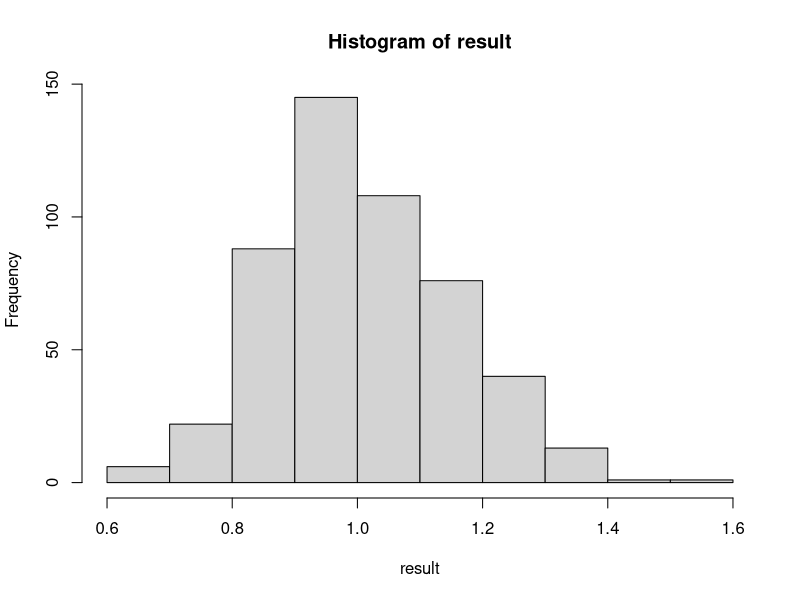
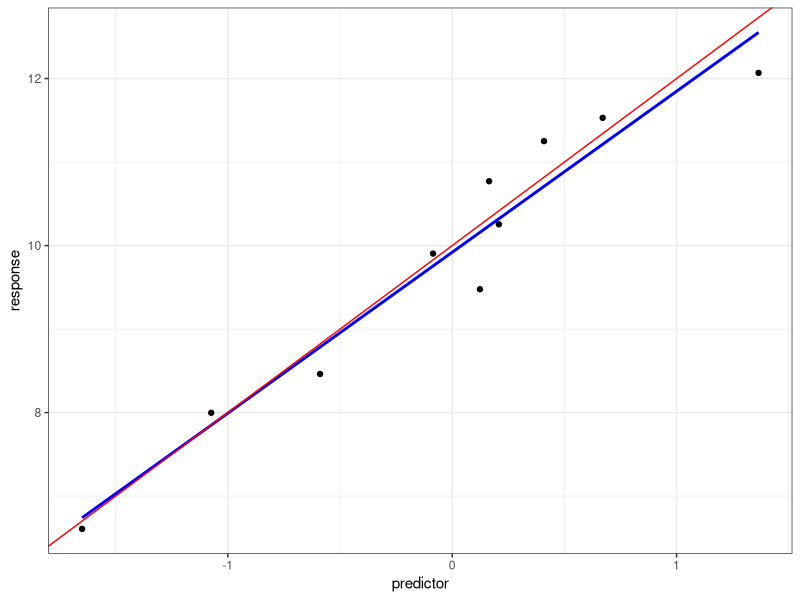
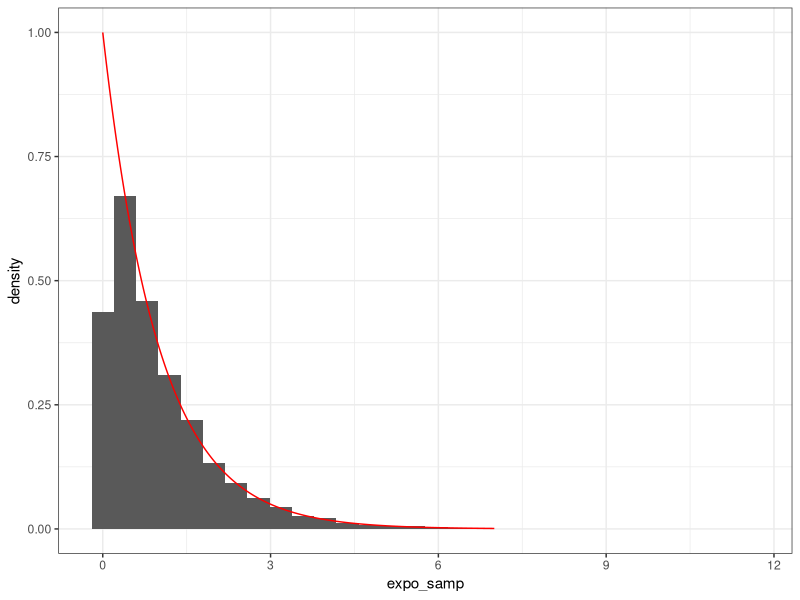
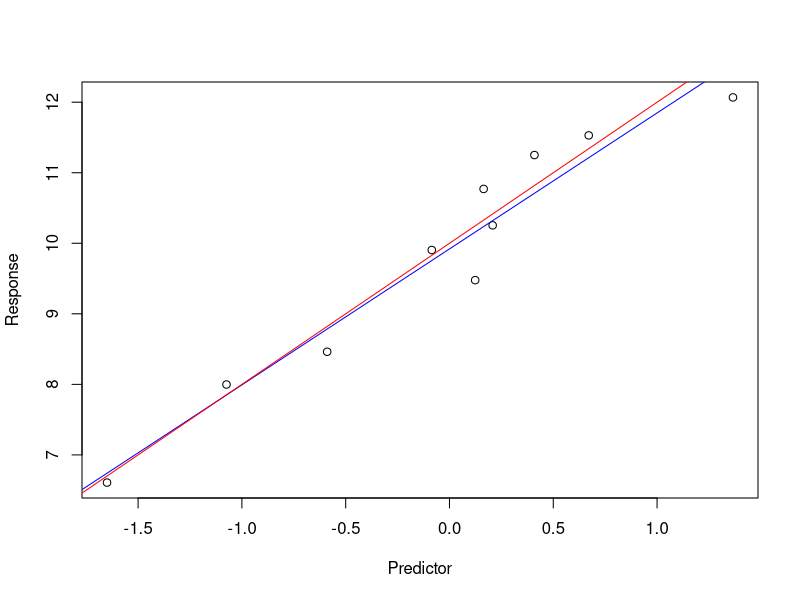
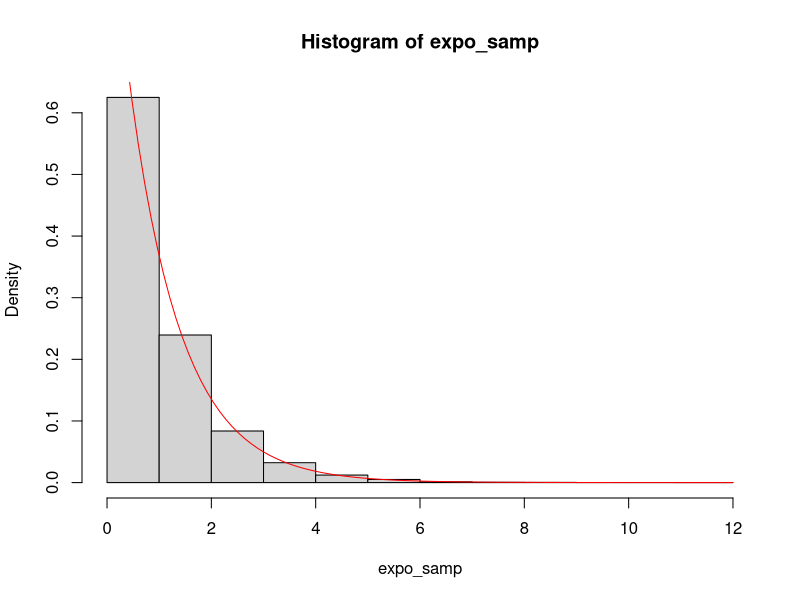

Recreate these plots in R, in order. (Note: this script raises an error after producing the figures.)
## ---- chunk 1
knitr::opts_chunk$set(echo = TRUE)
## ---- chunk 2
# Demonstration of arithmetic
# This equals 111
11 + 4 * 5 ^ 2
# Modulo (remainder) in R
139560 %% 2021
## ---- chunk 3
# Create a numeric variable approximately equal to sqrt(2)
x <- 1.41421
x = 1.41421 # discouraged, but possible
# This is equivalent to 1.41421 -> x
class(x)
## ---- chunk 4
x <- c("hydrogen", 1, 1.01, "gas")
x[1]

# Notice that 1, 1.001, and x are coerced to "character"
class(x)
class(x[2])

# Modify components
x[3] <- 1.008
x

# Delete components
x <- x[-4]
x

# Insert components
x <- c(x, "helium")

# Insert components in the middle
x <- c(x[1:2], "third", x[3:5])
x
## ---- chunk 5
names(x) <- c("name", "number", "mass")
x["number"]
## ---- chunk 6
# Arithmetic of vectors of the same length
c(50, 51, 61) + c(110, 111, 139)

# Arithmetic with vectors of differing lengths
# Shortest vector is recycled (warning if not whole multiple)
c(121, 124) + c(110, 111, 139)
c(121, 124) + c(104, 110, 111, 139)

# Arithmetic with constants
2 * c(110, 111, 139)
c(1, 2, 3) * c(110, 111, 139)
100 + c(10, 11, 39)
## ---- chunk 7
c(110, 51, 61) == c(110, 111, 139)
## ---- chunk 8
# Instead of using names(), you can create lists with components already named
# The same applies for vectors
x <- list(
  name = "hydrogen", 
  number = 1, 
  mass = 1.008
)

x[[1]]
x[["number"]]
# Here, 1 is not coerced to a character
class(x[["number"]])
## ---- chunk 9
set.seed(111)
x <- rnorm(11234)
1/(length(x) - 1) * sum((x - mean(x))^2)
var(x)
cat(
  "Our function:", 1/(length(x) - 1) * sum((x - mean(x))^2), "\n", 
  "Built-in var():", var(x)
)
## ---- chunk 10
# What are the outputs for each of these?
dnorm(0)
pnorm(0)
qnorm(0)
rnorm(10)
## ---- chunk 11
x <- lapply(
  c(10 * c(1:10), 1000, 10000, 100000), 
  rexp, 
  rate = 1
)

y <- lapply(x, mean)
## ---- chunk 12
X <- matrix(c(1, 1, 0, 1, 1, 1, 1, 3, 9), nrow = 3, byrow = T)
X
## ---- chunk 13
# Get a row of the matrix
X[1, ]

# Get a column of the matrix
X[, 1]

# Get the dimensions of X (row, col)
dim(X)

# Create the transpose of X
Xt <- t(X)

# Matrix multiplication
XtX <- Xt %*% X

# Find the inverse of a matrix
XtX_inverse <- solve(XtX)

# Sanity check (notice zero can sometimes be a very small number)
XtX %*% XtX_inverse
## ---- chunk 14
Y <- data.frame(X)
names(Y) <- c("Q", "W", "E")
Y
X

Y <- data.frame(
  Q = c(1, 1, 1), 
  W = c(1, 1, 3), 
  E = c(0, 1, 9)
)
Y
## ---- chunk 15
# The following commands return the same element: the first column of Y
Y[["Q"]]
Y[[1]]
Y$Q
Y[, "Q"]

# Rows can also be named and indexed that way
# Rows cannot use dollar sign notation or double brackets
# The following all return the first row of Y
rownames(Y) <- c("A", "S", "D")
Y["A", ]
Y[1, ]

# The following both return the middle element of Y
Y[2, 2]
Y["S", "W"]

# Either of the following would add the the column `R`
# This is added to the end of the data frame
Y[, 4] <- c("Joe", "Joe and Neil", "Kevin")
names(Y)[4] <- "R"

Y$R <- c("Joe", "Joe and Neil", "Kevin")

# Remove the column
Y <- Y[, -4]
## ---- chunk 16
# We want rows of the data frame where the second element is 1
Y[Y$W == 1, ]
## ---- chunk 17
head(iris, 3)
## ---- chunk 18
library(dplyr)
iris %>%
  group_by(Species) %>%
  summarize(petal_width_avg = mean(Petal.Width), .groups = "drop") %>%
  top_n(1, petal_width_avg) %>%
  .$Species
## ---- chunk 19
my_vector <- c(110, 111, 139) # Numbers 1 through 10
for (i in my_vector) {
  print(i %% 17)
}
## ---- chunk 20
my_vector %% 17
## ---- chunk 21
trial <- function() {
 x <- rexp(50, 1)
 mean(x)
}
result <- replicate(500, trial())
hist(result)
## ---- chunk 22
# We can set default values to arguments in functions, like na.rm here
max_magnitude <- function(vec, na.rm = T) {
  max(abs(vec), na.rm = na.rm)
}
max_magnitude(c(NA, -50, 51, -61, 121, -124))
## ---- chunk 23
for (i in 1:5) {
  if (i %% 2) {
    message(i, " is odd")
  } else {
    message(i, " is even")
  }
}
## ---- chunk 24
# install ggplot2 if you haven't already
# install.packages(ggplot2)
library(ggplot2)

# Let's generate some example data
predictor <- rnorm(10)
response <- 10 + 2*predictor + rnorm(10, 0, .5)
# Create a data frame of data
df <- data.frame(predictor, response)

ggplot(data = df, aes(x = predictor, y = response)) + 
  geom_point() + # create points with x and y 
  # create blue linear regression line
  geom_smooth(method = "lm", se = F, color = "blue") + 
  # create red true regression line
  geom_abline(slope = 2, intercept = 10, color = "red") + 
  # make it pretty (optional)
  theme_bw()
## ---- chunk 25
# Generate samples of data
expo_samp <- rexp(10000, 1)
expo_samp_df <- data.frame(expo_samp)

# Generate known PDF
x <- seq(0, 7, by = 0.01)
expo_pdf <- dexp(x, 1)
expo_df <- data.frame(x, expo_pdf)

ggplot(data = expo_samp_df, aes(x = expo_samp)) + 
  # An ordinary histogram would not have the additional aes() arg
  geom_histogram(aes(y = ..density..)) + 
  # Add a line for the PDF (use different data)
  geom_line(data = expo_df, aes(x = x, y = expo_pdf), color = "red") + 
  theme_bw()
## ---- chunk 26
# Make a scatter plot with the same data
plot(
 predictor, 
 response, 
 xlab = "Predictor", 
 ylab = "Response"
) + 
# Add calculated linear regression line
abline(lm(response ~ predictor), col = "blue") + 
# Add true regression line
abline(10, 2, col = "red")

# Make a histogram with the same data
# To make a normal histogram, set freq = T
hist(expo_samp, freq = F) + 
curve(dexp(x, 1), col = "red", add = T) 
## ---- chunk 27
# Check the R Markdown source to see how this is done!
